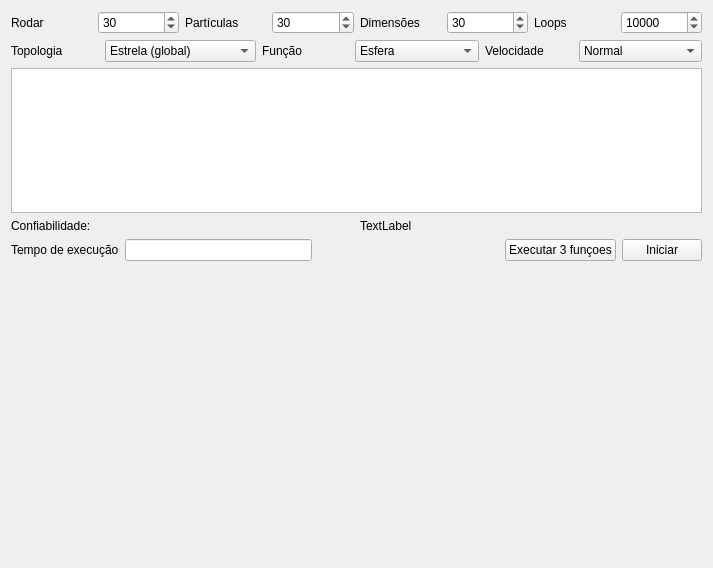
<?xml version="1.0" encoding="UTF-8"?>
<ui version="4.0">
 <class>MainWindow</class>
 <widget class="QMainWindow" name="MainWindow">
  <property name="geometry">
   <rect>
    <x>0</x>
    <y>0</y>
    <width>713</width>
    <height>568</height>
   </rect>
  </property>
  <property name="windowTitle">
   <string>PSO - Iago Alves</string>
  </property>
  <widget class="QWidget" name="centralWidget">
   <layout class="QGridLayout" name="gridLayout">
    <item row="0" column="0" colspan="2">
     <layout class="QHBoxLayout" name="horizontalLayout">
      <item>
       <widget class="QLabel" name="label">
        <property name="text">
         <string>Rodar</string>
        </property>
       </widget>
      </item>
      <item>
       <widget class="QSpinBox" name="sb_times">
        <property name="minimum">
         <number>1</number>
        </property>
        <property name="maximum">
         <number>100</number>
        </property>
        <property name="value">
         <number>30</number>
        </property>
       </widget>
      </item>
      <item>
       <widget class="QLabel" name="label_2">
        <property name="text">
         <string>Partículas</string>
        </property>
       </widget>
      </item>
      <item>
       <widget class="QSpinBox" name="sb_part">
        <property name="minimum">
         <number>1</number>
        </property>
        <property name="maximum">
         <number>100</number>
        </property>
        <property name="value">
         <number>30</number>
        </property>
       </widget>
      </item>
      <item>
       <widget class="QLabel" name="label_3">
        <property name="text">
         <string>Dimensões</string>
        </property>
       </widget>
      </item>
      <item>
       <widget class="QSpinBox" name="sb_dim">
        <property name="minimum">
         <number>1</number>
        </property>
        <property name="maximum">
         <number>100</number>
        </property>
        <property name="value">
         <number>30</number>
        </property>
       </widget>
      </item>
      <item>
       <widget class="QLabel" name="label_4">
        <property name="text">
         <string>Loops</string>
        </property>
       </widget>
      </item>
      <item>
       <widget class="QSpinBox" name="sb_loop">
        <property name="minimum">
         <number>1</number>
        </property>
        <property name="maximum">
         <number>100000</number>
        </property>
        <property name="value">
         <number>10000</number>
        </property>
       </widget>
      </item>
     </layout>
    </item>
    <item row="1" column="0" colspan="2">
     <layout class="QHBoxLayout" name="horizontalLayout_2">
      <item>
       <widget class="QLabel" name="label_5">
        <property name="text">
         <string>Topologia</string>
        </property>
       </widget>
      </item>
      <item>
       <widget class="QComboBox" name="cb_top">
        <item>
         <property name="text">
          <string>Estrela (global)</string>
         </property>
        </item>
        <item>
         <property name="text">
          <string>Anel (local)</string>
         </property>
        </item>
        <item>
         <property name="text">
          <string>Mestre Escravo (focal)</string>
         </property>
        </item>
       </widget>
      </item>
      <item>
       <widget class="QLabel" name="label_6">
        <property name="text">
         <string>Função</string>
        </property>
       </widget>
      </item>
      <item>
       <widget class="QComboBox" name="cb_alg">
        <item>
         <property name="text">
          <string>Esfera</string>
         </property>
        </item>
        <item>
         <property name="text">
          <string>Rotated Rastrigin</string>
         </property>
        </item>
        <item>
         <property name="text">
          <string>Rosenbrock</string>
         </property>
        </item>
       </widget>
      </item>
      <item>
       <widget class="QLabel" name="label_7">
        <property name="text">
         <string>Velocidade</string>
        </property>
       </widget>
      </item>
      <item>
       <widget class="QComboBox" name="cb_vel">
        <item>
         <property name="text">
          <string>Normal</string>
         </property>
        </item>
        <item>
         <property name="text">
          <string>Inercial</string>
         </property>
        </item>
        <item>
         <property name="text">
          <string>Inercial decaindo</string>
         </property>
        </item>
        <item>
         <property name="text">
          <string>Clerc</string>
         </property>
        </item>
       </widget>
      </item>
     </layout>
    </item>
    <item row="2" column="0" colspan="2">
     <widget class="QPlainTextEdit" name="plainTextEdit"/>
    </item>
    <item row="3" column="0">
     <widget class="QLabel" name="label_9">
      <property name="text">
       <string>Confiabilidade:</string>
      </property>
     </widget>
    </item>
    <item row="3" column="1">
     <widget class="QLabel" name="lb_conf">
      <property name="text">
       <string>TextLabel</string>
      </property>
     </widget>
    </item>
    <item row="4" column="0" colspan="2">
     <layout class="QHBoxLayout" name="horizontalLayout_3">
      <item>
       <widget class="QLabel" name="label_8">
        <property name="text">
         <string>Tempo de execução</string>
        </property>
       </widget>
      </item>
      <item>
       <widget class="QLineEdit" name="le_time">
        <property name="readOnly">
         <bool>true</bool>
        </property>
       </widget>
      </item>
      <item>
       <spacer name="horizontalSpacer">
        <property name="orientation">
         <enum>Qt::Horizontal</enum>
        </property>
        <property name="sizeHint" stdset="0">
         <size>
          <width>82</width>
          <height>20</height>
         </size>
        </property>
       </spacer>
      </item>
      <item>
       <widget class="QPushButton" name="bt_triple">
        <property name="text">
         <string>Executar 3 funçoes</string>
        </property>
       </widget>
      </item>
      <item>
       <widget class="QPushButton" name="bt_work">
        <property name="text">
         <string>Iniciar</string>
        </property>
       </widget>
      </item>
     </layout>
    </item>
    <item row="5" column="0" colspan="2">
     <widget class="QCustomPlot" name="plotter" native="true">
      <property name="minimumSize">
       <size>
        <width>670</width>
        <height>290</height>
       </size>
      </property>
     </widget>
    </item>
   </layout>
  </widget>
  <widget class="QMenuBar" name="menuBar">
   <property name="geometry">
    <rect>
     <x>0</x>
     <y>0</y>
     <width>713</width>
     <height>25</height>
    </rect>
   </property>
  </widget>
 </widget>
 <layoutdefault spacing="6" margin="11"/>
 <customwidgets>
  <customwidget>
   <class>QCustomPlot</class>
   <extends>QWidget</extends>
   <header>qcustomplot.h</header>
   <container>1</container>
  </customwidget>
 </customwidgets>
 <resources/>
 <connections/>
</ui>
